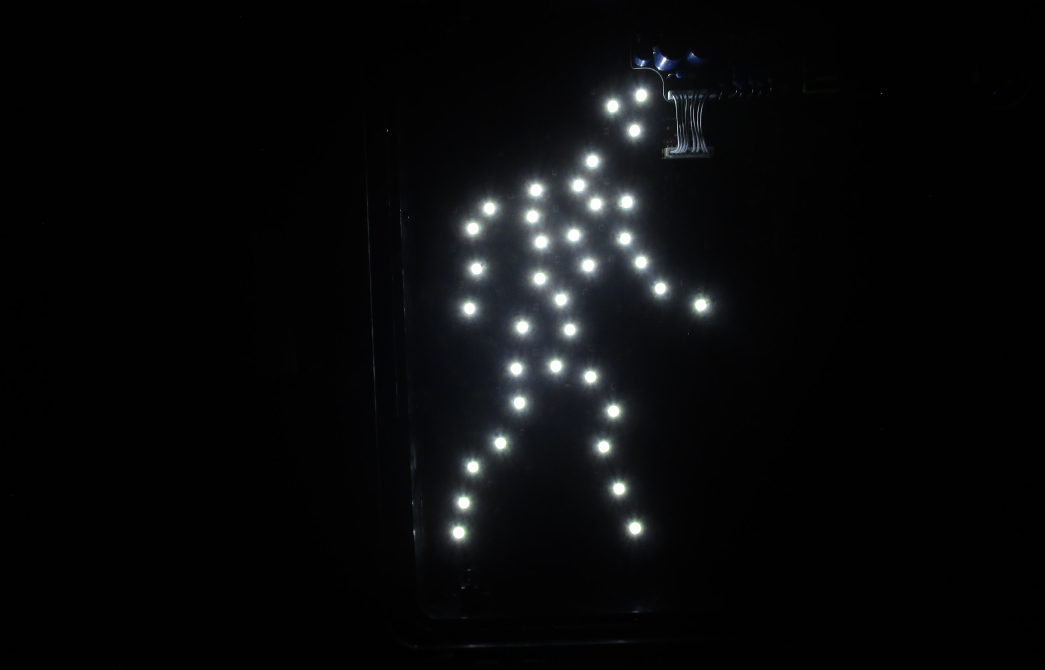
#> input picture golden_sample2.jpg, 4179 x 2678 px (shown at 1/4 size)
$ python main.py
#> lines starting #> are read from the running program, lines starting #| are printed output that depends on the picture; after the words box and inside, x2 and y2 are one past the last pixel; in counts of white or black regions, pixels touching at a corner belong together; long printed decimals are rounded
import cv2
import numpy as np
import matplotlib.pyplot as plt
from scipy.spatial import cKDTree


from hypothesis.core import running_under_pytest


class Light:
    """
    Class Light
    """
    def __init__(self, x, y, radius, color):
        self.x = x
        self.y = y
        self.radius = radius
        self.color = color


def detect_lights(image_path, brightness_ratio=0.6, min_radius=20, max_radius=60, min_bright_fraction=0.8, resize_factor=0.3):
    """
    Robust LED detection with optional downscaling for speed:
    - include brightest point
    - find bright regions
    - split merged close LEDs with HoughCircles
    - fit circles
    - only keep circles where most pixels are bright
    - combine superposed circles
    """
    img = cv2.imread(image_path, cv2.IMREAD_COLOR)
    min_radius = int(min_radius * resize_factor)
    max_radius = int(max_radius * resize_factor)

    # Resize image
    if resize_factor != 1.0:
        img_small = cv2.resize(img, None, fx=resize_factor, fy=resize_factor, interpolation=cv2.INTER_AREA)
    else:
        img_small = img.copy()

    gray = cv2.cvtColor(img_small, cv2.COLOR_BGR2GRAY)

    # Find brightest pixel
    _, maxVal, _, maxLoc = cv2.minMaxLoc(gray)
    brightest_x, brightest_y = maxLoc
    brightest_color = img_small[brightest_y, brightest_x].tolist()  # BGR

    # Threshold bright regions
    thresh_val = int(brightness_ratio * maxVal)
    _, thresh = cv2.threshold(gray, thresh_val, 255, cv2.THRESH_BINARY)

    # Connected components
    num_labels, labels, stats, centroids = cv2.connectedComponentsWithStats(thresh)

    lights = []
    for i in range(1, num_labels):  # skip background
        mask_comp = (labels == i).astype(np.uint8) * 255
        x_c, y_c = centroids[i]
        area = stats[i, cv2.CC_STAT_AREA]
        radius = int(np.sqrt(area / np.pi))

        if radius < min_radius or radius > max_radius:
            continue

        # Split large or merged components using HoughCircles
        if radius > 1.5 * min_radius:
            blurred = cv2.GaussianBlur(mask_comp, (5, 5), 0)
            circles = cv2.HoughCircles(
                blurred,
                cv2.HOUGH_GRADIENT,
                dp=1.2,
                minDist=min_radius,
                param1=50,
                param2=10,
                minRadius=min_radius,
                maxRadius=max_radius
            )
            if circles is not None:
                circles = np.round(circles[0, :]).astype("int")
                for x, y, r in circles:
                    circle_mask = np.zeros(gray.shape, dtype=np.uint8)
                    cv2.circle(circle_mask, (x, y), r, 255, -1)
                    bright_pixels = cv2.countNonZero(cv2.bitwise_and(thresh, thresh, mask=circle_mask))
                    total_pixels = np.count_nonzero(circle_mask)
                    bright_fraction = bright_pixels / total_pixels
                    if bright_fraction >= min_bright_fraction:
                        # Scale coordinates and radius back to original image
                        orig_x = int(x / resize_factor)
                        orig_y = int(y / resize_factor)
                        orig_r = int(r / resize_factor)
                        lights.append(Light(orig_x, orig_y, orig_r, brightest_color))
                continue  # skip adding merged component itself

        # Otherwise, treat as single light
        mask = np.zeros(gray.shape, dtype=np.uint8)
        cv2.circle(mask, (int(x_c), int(y_c)), radius, 255, -1)
        bright_pixels = cv2.countNonZero(cv2.bitwise_and(thresh, thresh, mask=mask))
        total_pixels = np.count_nonzero(mask)
        bright_fraction = bright_pixels / total_pixels
        if bright_fraction >= min_bright_fraction:
            orig_x = int(x_c / resize_factor)
            orig_y = int(y_c / resize_factor)
            orig_radius = int(radius / resize_factor)
            lights.append(Light(orig_x, orig_y, orig_radius, brightest_color))

    # ----------------------
    # Merge overlapping circles
    if not lights:
        return []

        # Convert to arrays for vectorized operations
    xs = np.array([l.x for l in lights])
    ys = np.array([l.y for l in lights])
    rs = np.array([l.radius for l in lights])
    colors = [l.color for l in lights]

    merged = []
    used = np.zeros(len(lights), dtype=bool)

    for i in range(len(lights)):
        if used[i]:
            continue

        # Compute distance to all other lights
        dx = xs - xs[i]
        dy = ys - ys[i]
        dists = np.hypot(dx, dy)

        # Find overlapping lights
        overlap_mask = dists < (rs[i] + rs) * 0.7
        indices = np.where(overlap_mask & ~used)[0]

        # Merge them
        if len(indices) == 1:
            merged.append(lights[i])
        else:
            sum_r = rs[indices].sum()
            new_x = int(np.sum(xs[indices] * rs[indices]) / sum_r)
            new_y = int(np.sum(ys[indices] * rs[indices]) / sum_r)
            max_dist = max(np.hypot(xs[j] - new_x, ys[j] - new_y) + rs[j] for j in indices)
            merged.append(Light(new_x, new_y, int(max_dist), colors[i]))

        used[indices] = True

    return merged


def compare_boards(golden_lights, test_lights, img, pos_tolerance=60, color_tolerance=50):
    import numpy as np
    from scipy.spatial import cKDTree

    details = {
        "total_golden": len(golden_lights),
        "total_test": len(test_lights) if test_lights else 0,
        "matches": 0,
        "accuracy": 0.0,
        "fail_reasons": []
    }

    if not test_lights:
        details["fail_reasons"].append("No lights detected on test board.")
        return False, img, details

    if not golden_lights:
        details["fail_reasons"].append("No golden lights provided.")
        return False, img, details

    # Precompute positions and colors
    golden_positions = np.array([(g.x, g.y) for g in golden_lights])
    golden_colors = np.array([g.color for g in golden_lights])
    test_positions = np.array([(t.x, t.y) for t in test_lights])
    test_colors = np.array([t.color for t in test_lights])

    # Build KDTree for golden positions
    tree = cKDTree(golden_positions)

    # Query all test lights at once
    overlaps = tree.query_ball_point(test_positions, r=pos_tolerance)

    matches = []
    unmatched = set(range(len(golden_lights)))

    for i, candidates in enumerate(overlaps):
        if not candidates:
            continue
        t_color = test_colors[i]
        g_colors = golden_colors[candidates]
        color_diffs = np.linalg.norm(g_colors - t_color, axis=1)
        idx_match = np.where(color_diffs <= color_tolerance)[0]
        if idx_match.size > 0:
            golden_idx = candidates[idx_match[0]]
            matches.append(test_lights[i])
            if golden_idx in unmatched:
                unmatched.discard(golden_idx)

    # Draw matched lights in GREEN
    for m in matches:
        cv2.circle(img, (m.x, m.y), m.radius, (0, 255, 0), 2)

    # Compute average radius for unmatched golden lights
    avg_radius = int(np.mean([t.radius for t in test_lights])) if test_lights else 20

    # Draw unmatched golden lights in RED
    for i in unmatched:
        g = golden_lights[i]
        cv2.circle(img, (g.x, g.y), avg_radius, (0, 0, 255), 2)
        details["fail_reasons"].append(f"Missing/Mismatch at ({g.x}, {g.y})")

    details["matches"] = len(matches)
    if details["total_golden"] > 0:
        details["accuracy"] = (len(matches) / details["total_golden"]) * 100

    # Board passes if no golden lights left unmatched
    passed = (len(unmatched) == 0)

    if not passed and len(unmatched) == 0:
         # Edge case: maybe extra lights? but requirement is 'no golden lights left unmatched'
         pass

    return passed, img, details


def run_testing_board(golden_img_path, test_img_path):
    """
    Tests board detection
    """
    # detect_lights returns only the lights list
    golden_lights = detect_lights(golden_img_path)
#> in detect_lights, img is the input picture: shape (2678, 4179, 3); mean B, G, R 10.7, 9.9, 9.2
#> in detect_lights, `_, maxVal, _, maxLoc = cv2.minMaxLoc(gray)`: maxVal = 255; maxLoc = (768, 110)
#> in detect_lights, `brightest_x, brightest_y = maxLoc`: brightest_x = 768; brightest_y = 110
#> in detect_lights, `brightest_color = img_small[brightest_y, brightest_x].tolist()`: brightest_color = [254, 255, 254]
#> in detect_lights, `thresh_val = int(brightness_ratio * maxVal)`: thresh_val = 153
#> in detect_lights, `_, thresh = cv2.threshold(gray, thresh_val, 255, cv2.THRESH_BINARY)`:
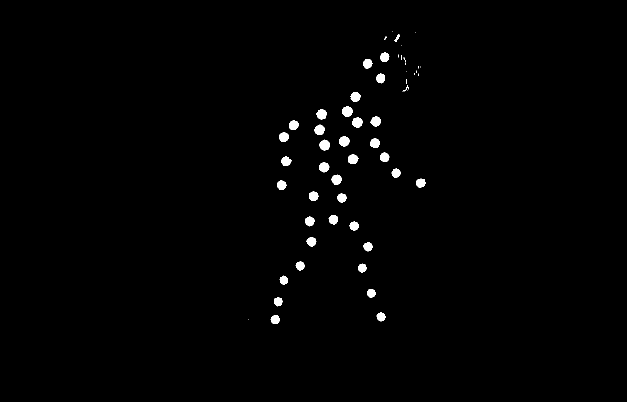
#> thresh: shape (803, 1254) (shown at 1/2 size); 1% white; 56 white regions (18 under 20 px), largest, box (x1, y1, x2, y2) and area: (639, 279, 660, 301) 340, (684, 212, 705, 233) 339, (678, 272, 700, 293) 329
#> in detect_lights, `num_labels, labels, stats, centroids = cv2.connectedComponentsWithStat..`: labels: shape (803, 1254) int32; 57 distinct labels, from 0 to 56
#> in detect_lights, `num_labels, labels, stats, centroids = cv2.connectedComponentsWithStat..`: num_labels = 57; stats = 57 rows, first 6: [0, 0, 1254, 803, 996726], [784, 63, 1, 1, 1], [831, 65, 1, 1, 1], [789, 69, 11, 15, 67], [769, 73, 4, 7, 15], [802, 90, 1, 1, 1]; centroids = 57 pairs, first value 496 to 841, second value 63 to 638.7
#> the loop in detect_lights, `for i in range(1, num_labels):` made 56 passes
#> (x_c, y_c, area, radius, bright_pixels, total_pixels, bright_fraction, orig_x) on passes 6, 10, 16, 23, 26, 28, 30, 32, 34, 36, 38, 39: (768.9, 114.1, 268, 9, 241, 253, 0.953, 2562), (734.9, 126.9, 268, 9, 234, 253, 0.925, 2449), (760.9, 156.2, 265, 9, 238, 253, 0.941, 2536), (710.5, 193.4, 300, 9, 252, 253, 0.996, 2368), (751.3, 242.4, 314, 9, 252, 253, 0.996, 2504), (586.9, 250, 292, 9, 240, 253, 0.949, 1956), (567.4, 273.7, 297, 9, 250, 253, 0.988, 1891), (749.5, 286, 291, 9, 251, 253, 0.992, 2498), (768.9, 314.2, 272, 9, 243, 253, 0.96, 2562), (571.7, 322.2, 286, 9, 248, 253, 0.98, 1905), (791.8, 345.7, 244, 8, 193, 197, 0.98, 2639), (672.8, 358.9, 313, 9, 248, 253, 0.98, 2242)
#> (x_c, y_c, area, radius, circles) on passes 24, 25, 27, 29, 31, 33: (694.2, 222.4, 339, 10, [[694, 223, 11]]), (643, 228.2, 324, 10, [[643, 229, 9]]), (714.5, 244.4, 328, 10, [[715, 245, 10]]), (638.8, 259.5, 323, 10, [[638, 259, 10]]), (688.1, 282.2, 329, 10, [[687, 283, 9]]), (649, 289.9, 340, 10, [[649, 291, 10]])
#> pass 1, in detect_lights, `mask_comp = (labels == i).astype(np.uint8) * 255`:
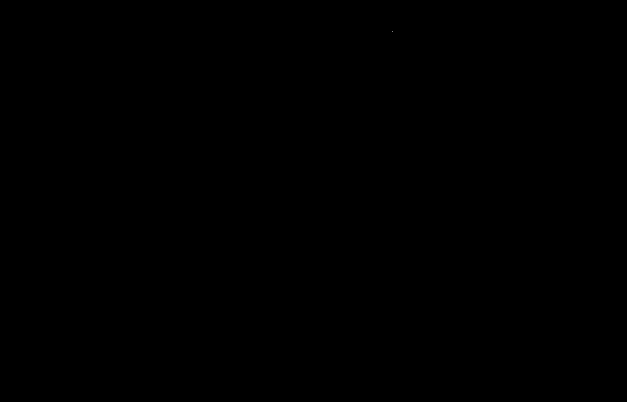
#> mask_comp: shape (803, 1254) (shown at 1/2 size); 0% white in thin lines or dots, all inside (x1, y1, x2, y2) = (784, 63, 785, 64)
#> after the loop in detect_lights, `for i in range(1, num_labels):`: circle_mask: shape (803, 1254); 0.03% white; 1 white region, box (x1, y1, x2, y2) and area: (637, 324, 658, 345) 317
#> after the loop in detect_lights, `for i in range(1, num_labels):`: mask: shape (803, 1254); 0.02% white; 1 white region, box (x1, y1, x2, y2) and area: (542, 630, 559, 647) 197
#> after the loop in detect_lights, `for i in range(1, num_labels):`: mask_comp: shape (803, 1254); 0% white in thin lines or dots, all inside (x1, y1, x2, y2) = (496, 638, 497, 639)
#> after the loop in detect_lights, `for i in range(1, num_labels):`: lights = 36 items
#> in detect_lights, `xs = np.array([l.x for l in lights])`: xs = 36 values, max 2802 at index 20, min 1833 at index 35, mean 2257
#> in detect_lights, `ys = np.array([l.y for l in lights])`: ys = 36 values from 380 to 2129
#> in detect_lights, `rs = np.array([l.radius for l in lights])`: rs = 36 values, max 36 at index 4, min 26 at index 18, mean 29.47
#> in detect_lights, `colors = [l.color for l in lights]`: colors = 36 items, first 6: [254, 255, 254], [254, 255, 254], [254, 255, 254], [254, 255, 254], [254, 255, 254], [254, 255, 254]
#> the loop in detect_lights, `for i in range(len(lights)):` made 36 passes
#> indices on passes 1 to 12: [0], [1], [2], [3], [4], [5], [6], [7], [8], [9], [10], [11]
#> after the loop in detect_lights, `for i in range(len(lights)):`: merged = 36 items
#> golden_lights = 36 items
    test_lights = detect_lights(test_img_path)
#> call 2 of detect_lights, with image_path = 'test2changed.jpg', brightness_ratio = 0.6, min_radius = 20, max_radius = 60, min_bright_fraction = 0.8, resize_factor = 0.3
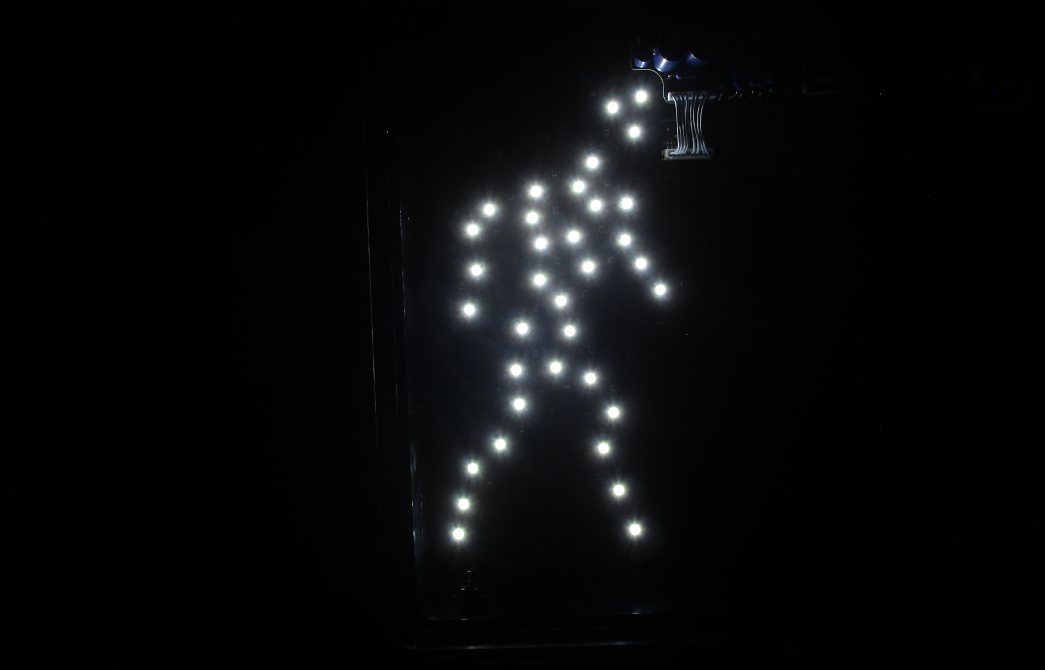
#> input picture test2changed.jpg, 4179 x 2678 px (shown at 1/4 size)
#> in detect_lights, img is the input picture: shape (2678, 4179, 3); mean B, G, R 10.9, 10.1, 9.5
#> in detect_lights (call 2), `_, maxVal, _, maxLoc = cv2.minMaxLoc(gray)`: maxLoc = (766, 111)
#> in detect_lights (call 2), `brightest_x, brightest_y = maxLoc`: brightest_x = 766; brightest_y = 111
#> in detect_lights (call 2), `brightest_color = img_small[brightest_y, brightest_x].tolist()`: brightest_color = [255, 255, 254]
#> in detect_lights (call 2), `_, thresh = cv2.threshold(gray, thresh_val, 255, cv2.THRESH_BINARY)`:
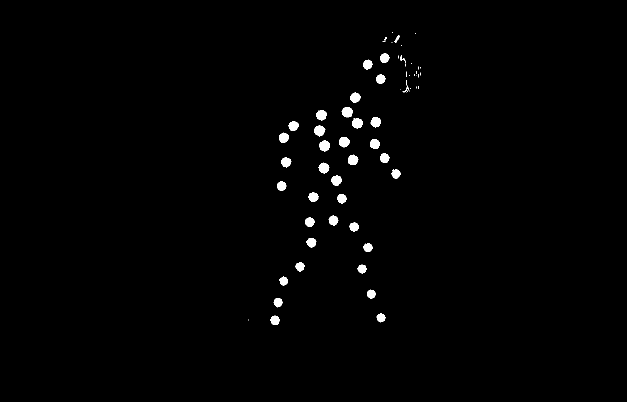
#> thresh: shape (803, 1254) (shown at 1/2 size); 1% white; 66 white regions (28 under 20 px), largest, box (x1, y1, x2, y2) and area: (639, 281, 660, 303) 356, (683, 214, 706, 235) 354, (704, 236, 726, 257) 346
#> in detect_lights (call 2), `num_labels, labels, stats, centroids = cv2.connectedComponentsWithStat..`: labels: shape (803, 1254) int32; 67 distinct labels, from 0 to 66
#> in detect_lights (call 2), `num_labels, labels, stats, centroids = cv2.connectedComponentsWithStat..`: num_labels = 67; stats = 67 rows, first 6: [0, 0, 1254, 803, 996618], [784, 64, 1, 2, 2], [831, 66, 1, 2, 2], [789, 70, 11, 15, 62], [769, 74, 4, 7, 17], [764, 83, 1, 1, 1]; centroids = 67 pairs, first value 496 to 841, second value 64.5 to 640.3
#> the loop in detect_lights (call 2), `for i in range(1, num_labels):` made 66 passes
#> (x_c, y_c, area, radius, bright_pixels, total_pixels, bright_fraction, orig_x) on passes 10, 13: (768.8, 115.7, 278, 9, 242, 253, 0.957, 2562), (734.9, 128.6, 276, 9, 241, 253, 0.953, 2449)
#> (x_c, y_c, area, radius) on passes 3, 12: (794.1, 77.06, 62, 4), (804.3, 117.3, 46, 3)
#> after the loop in detect_lights (call 2), `for i in range(1, num_labels):`: circle_mask: shape (803, 1254); 0.08% white; 1 white region, box (x1, y1, x2, y2) and area: (651, 345, 684, 378) 797
#> after the loop in detect_lights (call 2), `for i in range(1, num_labels):`: mask: shape (803, 1254); 0.03% white; 1 white region, box (x1, y1, x2, y2) and area: (540, 631, 559, 650) 253
#> after the loop in detect_lights (call 2), `for i in range(1, num_labels):`: mask_comp: shape (803, 1254); 0% white in thin lines or dots, all inside (x1, y1, x2, y2) = (496, 639, 497, 641)
#> the loop in detect_lights (call 2), `for i in range(len(lights)):` made 35 passes

    print(f"Golden board lights: {len(golden_lights)}")
#| Golden board lights: 36
    print(f"Test board lights:   {len(test_lights)}")
#| Test board lights:   35

    # Load test image separately for drawing
    img = cv2.imread(test_img_path)
    passed, marked_img, details = compare_boards(golden_lights, test_lights, img, color_tolerance=80)
#> the loop in compare_boards, `for i, candidates in enumerate(overlaps):` made 35 passes
#> the loop in compare_boards, `for m in matches:` made 35 passes
#> the loop in compare_boards, `for i in unmatched:` made 1 pass
#> i on pass 1: 20

    if passed:
        result = "Board passes the test ✅"
    else:
        result = "Board doesn’t pass the test ❌"

    print(f"Details: {details}")
#| Details: {'total_golden': 36, 'total_test': 35, 'matches': 35, 'accuracy': 97.222, 'fail_reasons': ['Missing/Mismatch at (2802, 1218)']}

    # Show results with matplotlib
    plt.imshow(cv2.cvtColor(marked_img, cv2.COLOR_BGR2RGB))
    plt.title("Result")
    plt.axis("off")
    plt.show()
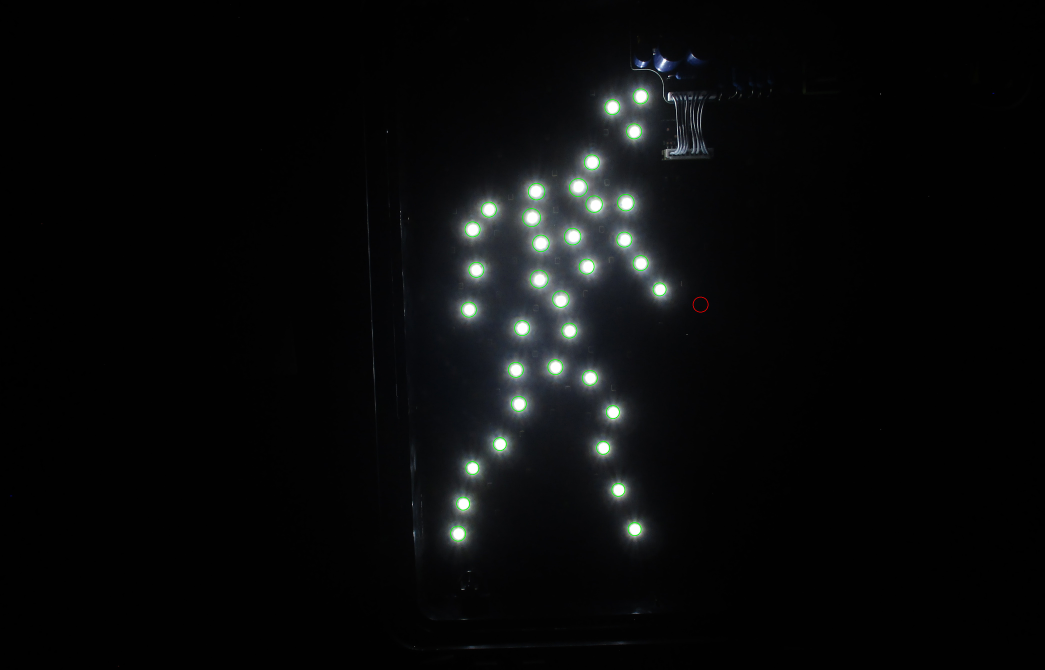
#> shown: shape (2678, 4179, 3) (shown at 1/4 size); mean R, G, B 9.2, 10.2, 10.6

    return result


def show_detected_lights(image_path):
    """
    Run detect_lights on an image and display the results.
    """
    lights = detect_lights(image_path)
    img = cv2.imread(image_path)

    # Draw circles for each detected light
    for light in lights:
        cv2.circle(img, (light.x, light.y), light.radius, (0, 255, 0), 2)
        cv2.circle(img, (light.x, light.y), 2, (0, 0, 255), 3)  # center point

    # Show with matplotlib
    plt.imshow(cv2.cvtColor(img, cv2.COLOR_BGR2RGB))
    plt.title(image_path)
    plt.axis("off")
    plt.show()

    print(f"Detected {len(lights)} lights in sample board.")
    return lights


if __name__ == "__main__":
    golden_img = "golden_sample2.jpg"
    test_img = "test2changed.jpg"
    #test_lights = show_detected_lights(golden_img)
    result = run_testing_board(golden_img, test_img)
    print(result)
